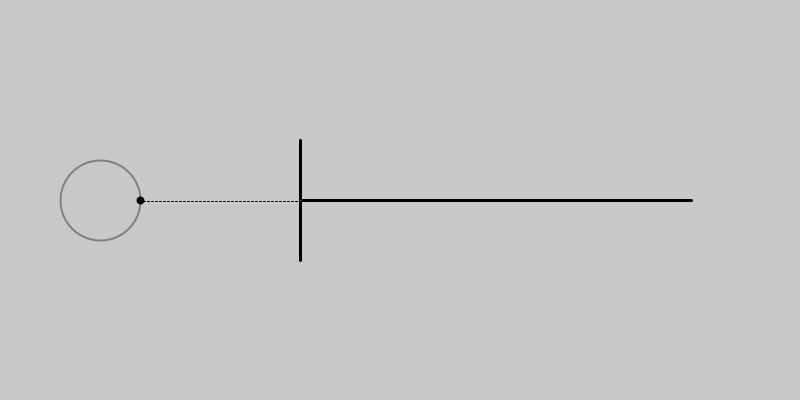
Frame 1 (no input)
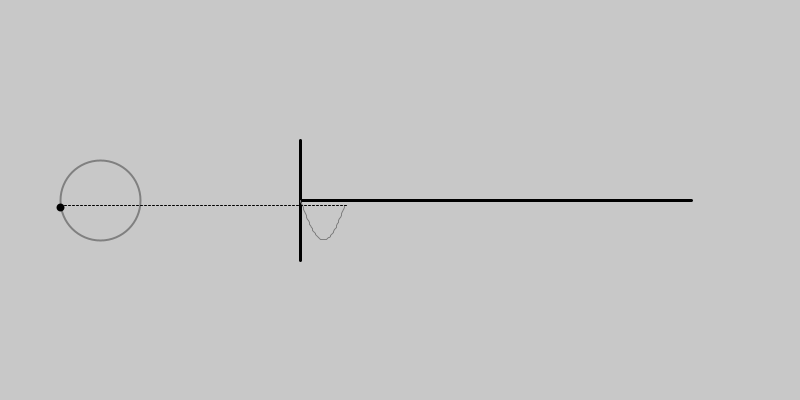
Frame 60 (the mouse pressed at the canvas centre just before this capture)
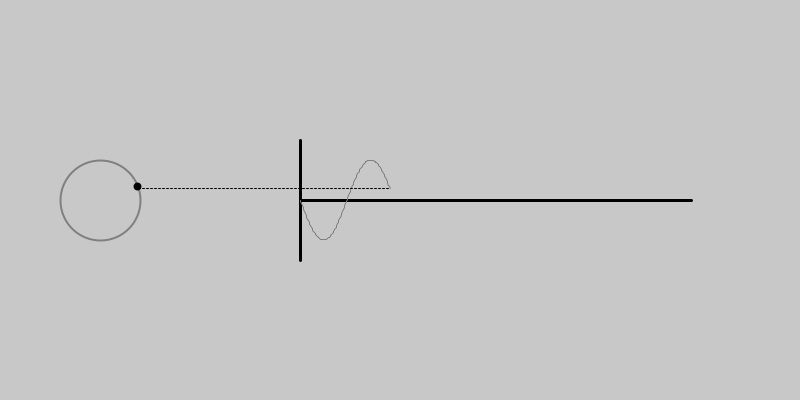
Frame 120 (the mouse held since frame 60 and released just before this capture)

The Processing sketch that drew these frames (run headless with seeded random() and noise(); from frame 60 on, the mouse is pressed at the canvas centre):

// Processing sketch: processing_73451
// ── processing_73451.pde

int radius = 40;
float radSpeed = 0.05;
float maxTheta = 8*3.141592;
int ellCenterX;
int ellCenterY;
float theta;

void setup()
{
  size(800,400);
  ellipseMode(RADIUS);
  ellCenterX = 100;
  ellCenterY = height/2;
  theta = 0;
  smooth();
  frameRate(30);
}

void draw()
{
  background(200);
  
  // draw a circle
  strokeWeight(2);
  stroke(128);
  noFill();
  ellipse(ellCenterX, ellCenterY, radius, radius);
  
  // draw a moving point on the circle
  stroke(0);
  fill(0);
  ellipse(ellCenterX + radius*cos(theta), ellCenterY + radius*sin(theta), 3, 3);
  theta += radSpeed;
  if( theta >= maxTheta )
  {
    theta = 0;
  }
  
  // draw a function
  int originX = ellCenterX + 200;
  int originY = ellCenterY;
  float thetaScale = 15;
  
  strokeWeight(3);
  line(originX, originY, originX + thetaScale*(maxTheta+1), originY);
  line(originX, originY + 1.5*radius, originX, originY - 1.5*radius);
  
  stroke(128);
  strokeWeight(1);
  for( float tempTheta = 0; tempTheta < theta; tempTheta += radSpeed )
  {
    line(originX + tempTheta*thetaScale,
    originY + radius*sin(tempTheta),
    originX + (tempTheta+radSpeed)*thetaScale,
    originY + radius*sin(tempTheta+radSpeed));
  }
  stroke(0);
  for( float tempX = ellCenterX + radius*cos(theta); tempX < originX + theta*thetaScale; tempX += 4 )
  {
    line(tempX, ellCenterY + radius*sin(theta), tempX + 2, ellCenterY + radius*sin(theta));
  }  
  
}
